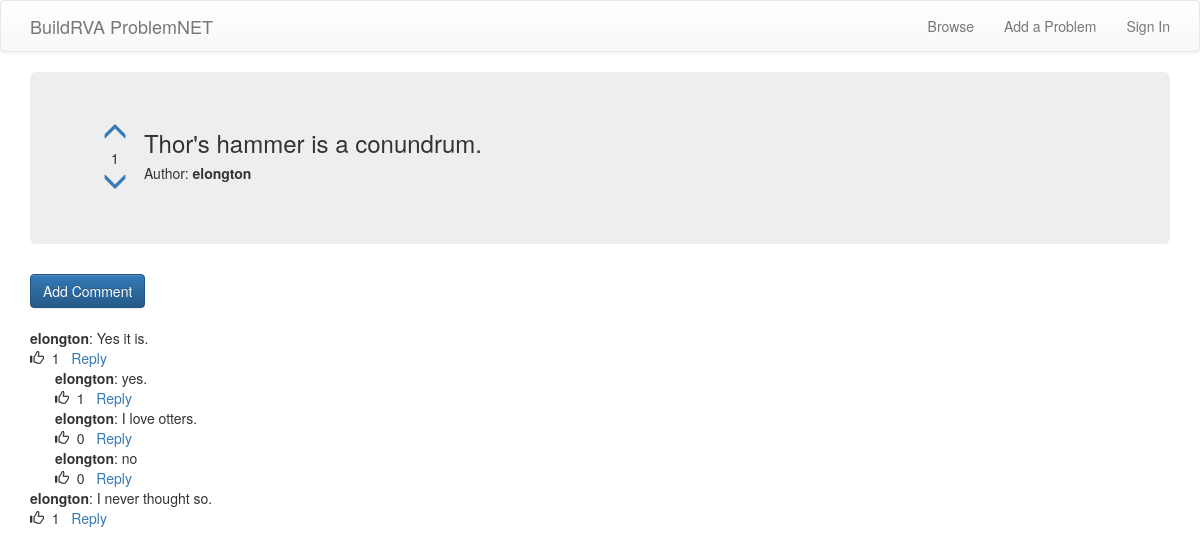
/problem/1/, run on an earlier commit of the app's database.
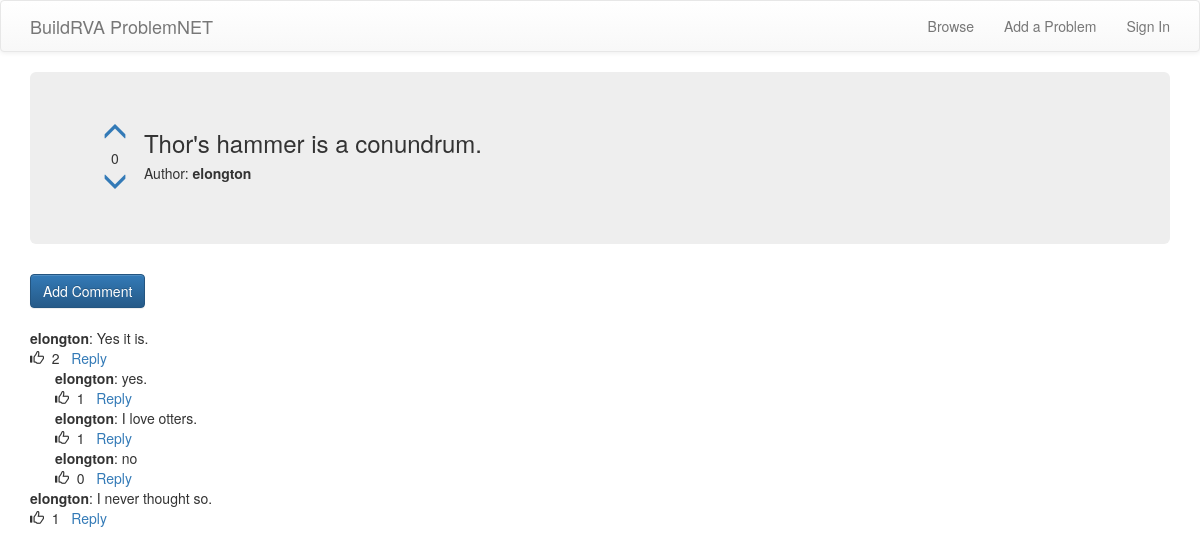
And on a later commit of the database.
### problems/models.py (models this page shows, shortened)
class Problem(models.Model):
    author = models.ForeignKey(User)
    text = models.TextField()
    create_date = models.DateTimeField(default=timezone.now)
    published_date = models.DateTimeField(blank=True, null=True)
    upvotes = models.ManyToManyField(User, related_name='upvotes')
    downvotes = models.ManyToManyField(User, related_name='downvotes')
    def total_votes(self):
        return self.upvotes.count() - self.downvotes.count()

class Comment(models.Model):
    problem = models.ForeignKey('problems.Problem', related_name='comments')
    author = models.ForeignKey(User)
    text = models.TextField()
    create_date = models.DateTimeField(default=timezone.now)
    approved_comment = models.BooleanField(default=False)
    likes = models.ManyToManyField(User, related_name='comment_likes')
    liked = models.BooleanField(default=False)
    def total_likes(self):
        return self.likes.count()

class Reply(models.Model):
    comment = models.ForeignKey('problems.Comment', related_name='replies')
    author = models.ForeignKey(User)
    text = models.TextField()
    create_date = models.DateTimeField(default=timezone.now)
    approved_reply = models.BooleanField(default=False)
    likes = models.ManyToManyField(User, related_name='reply_likes')
    liked = models.BooleanField(default=False)
    def total_likes(self):
        return self.likes.count()
    class Meta:
        verbose_name_plural = "replies"

### problems/views.py (the view)
# urls.py: url(r'^problem/(?P<pk>\d+)/$', views.ProblemDetailView.as_view(), name='problem_detail'),
class ProblemDetailView(DetailView):
    model = models.Problem
    context_object_name = 'problem'
    template_name = 'problems/problem_detail.html'

### problems/templates/problems/problem_detail.html
{% extends "sitewide/base.html" %}
{% block content %}
  <div class="jumbotron">
    <div class="detailproblem_item">
      <div class="list_upvotediv">
        <a {% if user.is_authenticated %} href="{% url 'problems:detailupvote' pk=problem.pk %}" {% else %} href="" {% endif %}>
          <div class="sub_upvotediv">
            <span class="glyphicon glyphicon-menu-up ticker"></span>
          </div>
        </a>
        <div class="sub_upvotediv">
          <span>{{problem.total_votes}}</span>
        </div>
        <a {% if user.is_authenticated %} href="{% url 'problems:detaildownvote' pk=problem.pk %}" {% else %} href="" {% endif %}>
          <div class="sub_upvotediv">
            <span class="glyphicon glyphicon-menu-down ticker"></span>
          </div>
        </a>
      </div>
      <div class="detailproblem_description">
        <h3>{{problem.text}}</h3>
        <h5>Author: <strong>{{problem.author}}</strong></h5>
      </div>
    </div>
  </div>
<a class=" btn btn-primary btn-comment" {% if user.is_authenticated %} href="{% url "problems:createcomment" pk=problem.pk %}"{% else %} href="" {% endif %}>Add Comment</a>
<br><br>
{% if problem.comments.all.count > 0 %}
  {% for comment in problem.comments.all %}
    <strong>{{comment.author}}</strong>: {{comment.text}}
    <br>
    {% if user.is_authenticated %}
      <a href="{% url 'problems:likecomment' pk=comment.pk %}">
        {% if comment.liked == True %}Unlike{% else %}Like{% endif %}
      </a>
    {% else %}
    <span class="glyphicon glyphicon-thumbs-up"></span>
    {% endif %}
    &nbsp;{{comment.total_likes}}&nbsp;&nbsp;
    <a href="{% url 'problems:createreply' pk=comment.pk %}">Reply</a>
    <br>
    {% for reply in comment.replies.all %}
    <div id="replydiv">
      <strong>{{reply.author}}</strong>: {{reply.text}}
      <br>
      {% if user.is_authenticated %}
        <a href="{% url 'problems:likereply' pk=reply.pk %}">
          {% if reply.liked == True %}Unlike{% else %}Like{% endif %}
        </a>
      {% else %}
        <span class="glyphicon glyphicon-thumbs-up"></span>
      {% endif %}
      &nbsp;{{reply.total_likes}}&nbsp;&nbsp;
      <a href="{% url 'problems:createreplyreply' pk=reply.pk %}">Reply</a>
    </div>
    {% endfor %}
  {% endfor%}
{% endif %}
{% endblock %}

What changed in the data, as far as the page shows it:
computed for Problem "Thor's hammer is a conundrum.": total_votes "1" → "0"
computed for Comment "Yes it is.": total_likes "1" → "2"
changed Reply "I love otters.": total_likes "0" → "1"
